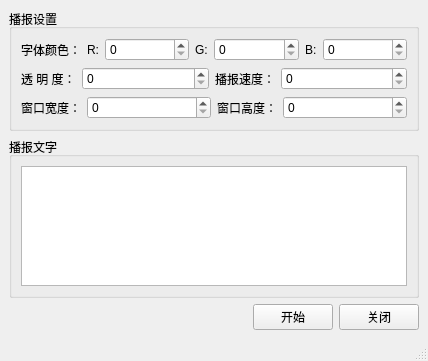
<?xml version="1.0" encoding="UTF-8"?>
<ui version="4.0">
 <class>MainWindow</class>
 <widget class="QMainWindow" name="MainWindow">
  <property name="geometry">
   <rect>
    <x>0</x>
    <y>0</y>
    <width>428</width>
    <height>361</height>
   </rect>
  </property>
  <property name="windowTitle">
   <string>文字播报设置</string>
  </property>
  <property name="windowIcon">
   <iconset resource="Image.qrc">
    <normaloff>:/new/prefix1/Image/logo.png</normaloff>:/new/prefix1/Image/logo.png</iconset>
  </property>
  <widget class="QWidget" name="centralwidget">
   <layout class="QVBoxLayout" name="verticalLayout_2">
    <item>
     <widget class="QGroupBox" name="groupBox">
      <property name="sizePolicy">
       <sizepolicy hsizetype="Preferred" vsizetype="Fixed">
        <horstretch>0</horstretch>
        <verstretch>0</verstretch>
       </sizepolicy>
      </property>
      <property name="title">
       <string>播报设置</string>
      </property>
      <layout class="QVBoxLayout" name="verticalLayout">
       <item>
        <layout class="QHBoxLayout" name="horizontalLayout_3">
         <item>
          <widget class="QLabel" name="label_2">
           <property name="text">
            <string>字体颜色：</string>
           </property>
          </widget>
         </item>
         <item>
          <widget class="QLabel" name="label_5">
           <property name="text">
            <string>R:</string>
           </property>
          </widget>
         </item>
         <item>
          <widget class="QSpinBox" name="spinBox_R">
           <property name="sizePolicy">
            <sizepolicy hsizetype="Expanding" vsizetype="Preferred">
             <horstretch>0</horstretch>
             <verstretch>0</verstretch>
            </sizepolicy>
           </property>
           <property name="maximum">
            <number>255</number>
           </property>
          </widget>
         </item>
         <item>
          <widget class="QLabel" name="label_6">
           <property name="text">
            <string>G:</string>
           </property>
          </widget>
         </item>
         <item>
          <widget class="QSpinBox" name="spinBox_G">
           <property name="sizePolicy">
            <sizepolicy hsizetype="Expanding" vsizetype="Preferred">
             <horstretch>0</horstretch>
             <verstretch>0</verstretch>
            </sizepolicy>
           </property>
           <property name="maximum">
            <number>255</number>
           </property>
          </widget>
         </item>
         <item>
          <widget class="QLabel" name="label_7">
           <property name="text">
            <string>B:</string>
           </property>
          </widget>
         </item>
         <item>
          <widget class="QSpinBox" name="spinBox_B">
           <property name="sizePolicy">
            <sizepolicy hsizetype="Expanding" vsizetype="Preferred">
             <horstretch>0</horstretch>
             <verstretch>0</verstretch>
            </sizepolicy>
           </property>
           <property name="maximum">
            <number>255</number>
           </property>
          </widget>
         </item>
        </layout>
       </item>
       <item>
        <layout class="QHBoxLayout" name="horizontalLayout_4">
         <item>
          <widget class="QLabel" name="label_4">
           <property name="text">
            <string>透 明 度：</string>
           </property>
          </widget>
         </item>
         <item>
          <widget class="QSpinBox" name="spinBox_A">
           <property name="sizePolicy">
            <sizepolicy hsizetype="Expanding" vsizetype="Fixed">
             <horstretch>0</horstretch>
             <verstretch>0</verstretch>
            </sizepolicy>
           </property>
           <property name="maximum">
            <number>255</number>
           </property>
          </widget>
         </item>
         <item>
          <widget class="QLabel" name="label">
           <property name="text">
            <string>播报速度：</string>
           </property>
          </widget>
         </item>
         <item>
          <widget class="QSpinBox" name="spinBox_speed">
           <property name="sizePolicy">
            <sizepolicy hsizetype="Expanding" vsizetype="Preferred">
             <horstretch>0</horstretch>
             <verstretch>0</verstretch>
            </sizepolicy>
           </property>
           <property name="maximum">
            <number>10</number>
           </property>
          </widget>
         </item>
        </layout>
       </item>
       <item>
        <layout class="QHBoxLayout" name="horizontalLayout">
         <item>
          <widget class="QLabel" name="label_3">
           <property name="text">
            <string>窗口宽度：</string>
           </property>
          </widget>
         </item>
         <item>
          <widget class="QSpinBox" name="spinBox_width">
           <property name="sizePolicy">
            <sizepolicy hsizetype="Expanding" vsizetype="Preferred">
             <horstretch>0</horstretch>
             <verstretch>0</verstretch>
            </sizepolicy>
           </property>
           <property name="maximum">
            <number>9999</number>
           </property>
          </widget>
         </item>
         <item>
          <widget class="QLabel" name="label_10">
           <property name="text">
            <string>窗口高度：</string>
           </property>
          </widget>
         </item>
         <item>
          <widget class="QSpinBox" name="spinBox_height">
           <property name="sizePolicy">
            <sizepolicy hsizetype="Expanding" vsizetype="Preferred">
             <horstretch>0</horstretch>
             <verstretch>0</verstretch>
            </sizepolicy>
           </property>
           <property name="maximum">
            <number>9999</number>
           </property>
          </widget>
         </item>
        </layout>
       </item>
      </layout>
     </widget>
    </item>
    <item>
     <widget class="QGroupBox" name="groupBox_2">
      <property name="sizePolicy">
       <sizepolicy hsizetype="Preferred" vsizetype="Expanding">
        <horstretch>0</horstretch>
        <verstretch>0</verstretch>
       </sizepolicy>
      </property>
      <property name="title">
       <string>播报文字</string>
      </property>
      <layout class="QVBoxLayout" name="verticalLayout_3">
       <item>
        <widget class="QPlainTextEdit" name="plainTextEdit"/>
       </item>
      </layout>
     </widget>
    </item>
    <item>
     <layout class="QHBoxLayout" name="horizontalLayout_2">
      <item>
       <spacer name="horizontalSpacer">
        <property name="orientation">
         <enum>Qt::Horizontal</enum>
        </property>
        <property name="sizeType">
         <enum>QSizePolicy::Expanding</enum>
        </property>
        <property name="sizeHint" stdset="0">
         <size>
          <width>40</width>
          <height>20</height>
         </size>
        </property>
       </spacer>
      </item>
      <item>
       <widget class="QPushButton" name="pushButton_begin">
        <property name="text">
         <string>开始</string>
        </property>
       </widget>
      </item>
      <item>
       <widget class="QPushButton" name="pushButton_close">
        <property name="text">
         <string>关闭</string>
        </property>
       </widget>
      </item>
     </layout>
    </item>
   </layout>
  </widget>
  <widget class="QStatusBar" name="statusbar"/>
 </widget>
 <resources>
  <include location="Image.qrc"/>
 </resources>
 <connections/>
</ui>
